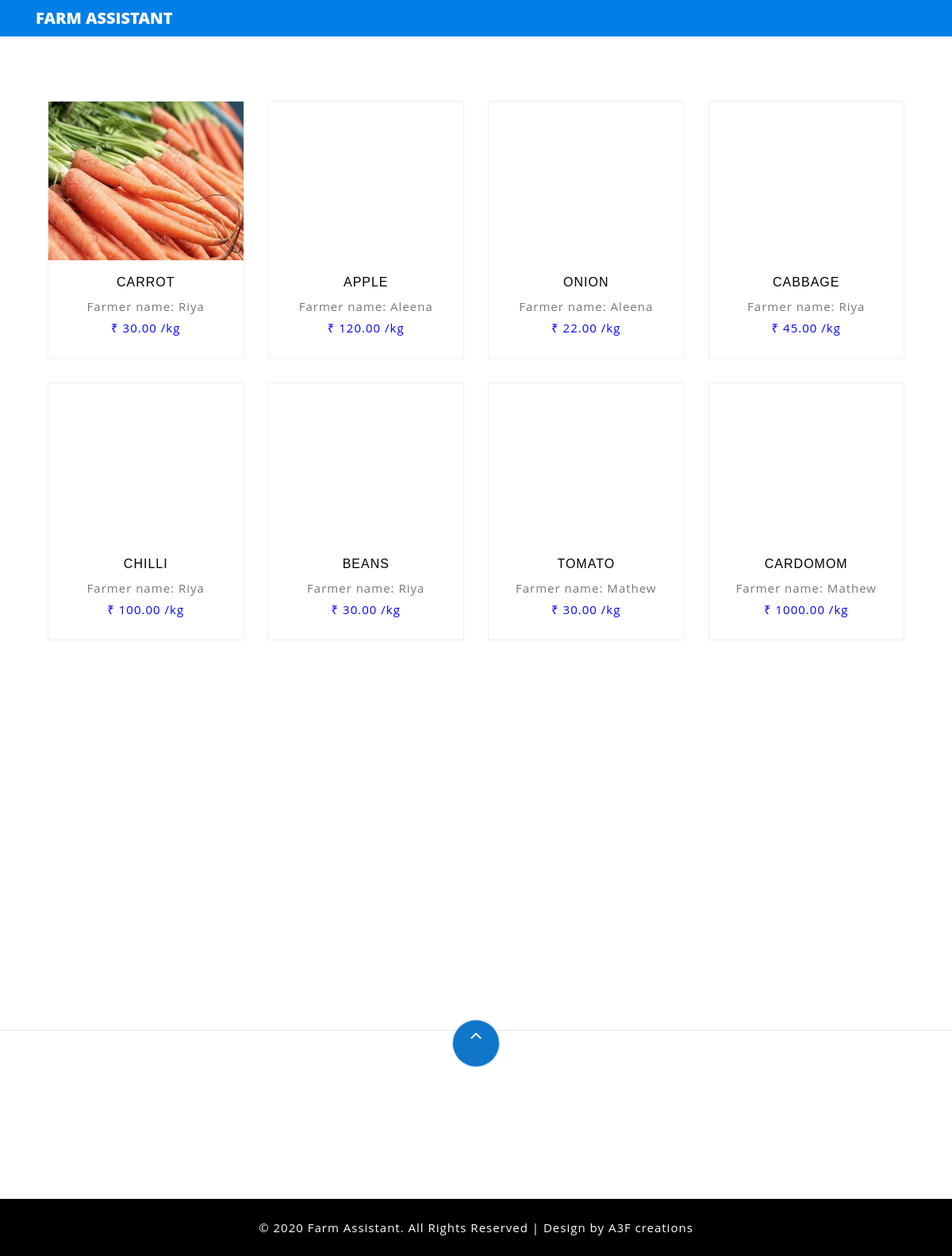
The page /crop-products.php on the database its author committed.
### tables this page shows
CREATE TABLE IF NOT EXISTS `crop_fc` (
  `crop_id` int(4) NOT NULL AUTO_INCREMENT,
  `f_email` varchar(40) NOT NULL,
  `c_name` varchar(20) NOT NULL,
  `category` varchar(15) NOT NULL,
  `quantity` int(4) NOT NULL,
  `price` int(4) NOT NULL,
  `discount` int(4) NOT NULL DEFAULT '0',
  `image` varchar(30) NOT NULL,
  PRIMARY KEY (`crop_id`),
  KEY `f_email` (`f_email`)
);

CREATE TABLE IF NOT EXISTS `farmer` (
  `email` varchar(40) NOT NULL,
  `name` varchar(20) NOT NULL,
  `address` varchar(50) NOT NULL,
  `address2` varchar(20) DEFAULT NULL,
  `town` varchar(20) NOT NULL,
  `state` varchar(20) DEFAULT NULL,
  `pincode` varchar(10) NOT NULL
);

### web/crop-products.php (the view, shortened to what this page needs)
<!DOCTYPE html>
<html lang="en">
  <head>
    <link rel="stylesheet" href="css/open-iconic-bootstrap.min.css">
    <link rel="stylesheet" href="css/animate.css">
    <link rel="stylesheet" href="css/owl.carousel.min.css">
    <link rel="stylesheet" href="css/owl.theme.default.min.css">
    <link rel="stylesheet" href="css/magnific-popup.css">
    <link rel="stylesheet" href="css/aos.css">
    <link rel="stylesheet" href="css/ionicons.min.css">
    <link rel="stylesheet" href="css/bootstrap-datepicker.css">
    <link rel="stylesheet" href="css/jquery.timepicker.css">
    <link rel="stylesheet" href="css/flaticon.css">
    <link rel="stylesheet" href="css/icomoon.css">
    <link rel="stylesheet" href="css/style.css">
      <link rel="stylesheet" href="css/style1.css">
            <link rel="stylesheet" href="css/font-awesome.css">
  </head>
  <body class="goto-here">
  <?php
      include('connection.php');
      ?>
    <nav class="navbar navbar-expand-lg navbar-dark ftco_navbar bg-dark ftco-navbar-light" id="ftco-navbar">
	    <div class="container">
	      <a class="navbar-brand" href="index.html">Farm Assistant</a>
	    </div>
	  </nav>
    <section class="ftco-section" style="padding-top: 0px">
    	<div class="container">
    		<br><br><br>
    		<div class="row">
                <?php
     $a="SELECT * FROM crop_fc";
              $sql=mysqli_query($conn,$a);
                while($row=mysqli_fetch_array($sql))
                {
                    $c=$row["f_email"];
                    $sql1= "select * from farmer where email= '$c'";
                     $b=mysqli_query($conn,$sql1);
                 $row1=mysqli_fetch_assoc($b);
      ?>
    			<div class="col-md-6 col-lg-3 ftco-animate">
    				<div class="product">
    					<a href="#" class="img-prod"><img class="img-fluid" src="<?php echo $row['image']; ?>" style="height: 200px; width: 300px;"alt="Colorlib Template">
    					</a>
    					<div class="text py-3 pb-4 px-3 text-center">
                            <h3><a href="#"><?php echo $row['c_name']; ?></a></h3>
                            <p>Farmer name: <?php echo $row1["name"]; ?>
						</p>
    						<div class="d-flex">
    							<div class="pricing">
		    						<p class="price" style="color: blue"><span>₹ <?php echo $row['price']; ?>.00 /kg</span></p>
		    					</div>
	    					</div>
    					</div>
    				</div>
    			</div>
    			<?php
                }
                ?>
    		</div>
    	</div>
    </section>
    <footer class="ftco-footer ftco-section">
      <div class="container">
      	<div class="row">
      		<div class="mouse">
						<a href="#" class="mouse-icon">
							<div class="mouse-wheel"><span class="ion-ios-arrow-up"></span></div>
						</a>
					</div>
      	</div>
      </div>
    </footer>
<div class="copyrights">
	 <p>© 2020 Farm Assistant. All Rights Reserved | Design by A3F creations </p>
</div>
  </body>
</html>

### web/css/style1.css (style rules this page uses)
.copyrights { padding: 1.5em 0em; text-align: center; box-shadow: 0 1px 1px rgba(0,0,0,.05); -o-box-shadow: 0 1px 1px rgba(0,0,0,.05); -webkit-box-shadow: 0 1px 1px rgba(0,0,0,.05); -moz-box-shadow: 0 1px 1px rgba(0,0,0,.05); background: #000; }
.copyrights p { font-size: 1em; color: #fff; margin-bottom: 0; }

### web/crop-products.php (style rules this page uses)
* { box-sizing: border-box; }
.ftco-navbar-light { background: #007ee5 !important; z-index: 3; padding: 0; }
a { -webkit-transition: .3s all ease; -o-transition: .3s all ease; transition: .3s all ease; color:rgb(16, 118, 202); }
.mouse-icon { width: 60px; height: 60px; border: 1px solid rgba(255, 255, 255, 0.7); -webkit-border-radius: 50%; -moz-border-radius: 50%; -ms-border-radius: 50%; border-radius: 50%; background: rgb(16, 118, 202) ; cursor: pointer; position: relative; text-align: center; margin: 0 auto; display: block; }
a { -webkit-transition: .3s all ease; -o-transition: .3s all ease; transition: .3s all ease; color: rgb(16, 118, 202) ; }
.ftco-navbar-light .navbar-brand { color: white; }
.container { padding-right: 15px; padding-left: 15px; margin-right: auto; margin-left: auto; }

### rows shown on the page
crop_fc: image (picture), c_name "CARROT", farmer.name "Riya", price "30"
crop_fc: c_name "APPLE", farmer.name "Aleena", price "120"
crop_fc: c_name "ONION", farmer.name "Aleena", price "22"
crop_fc: c_name "CABBAGE", farmer.name "Riya", price "45"
crop_fc: c_name "CHILLI", farmer.name "Riya", price "100"
crop_fc: c_name "BEANS", farmer.name "Riya", price "30"
crop_fc: c_name "TOMATO", farmer.name "Mathew", price "30"
crop_fc: c_name "CARDOMOM", farmer.name "Mathew", price "1000"
